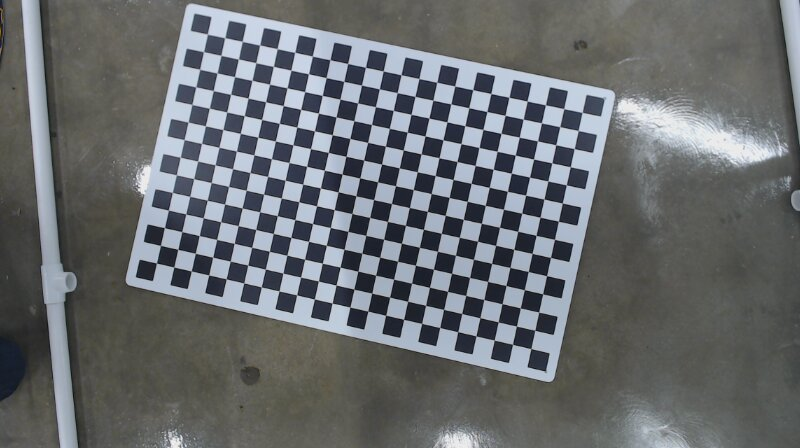
#> input picture calibration_images2/2017-12-15-144638.jpg, 800 x 448 px
$ python setup_driver.py
#> lines starting #> are read from the running program, lines starting #| are printed output that depends on the picture; after the words box and inside, x2 and y2 are one past the last pixel; in counts of white or black regions, pixels touching at a corner belong together
### camera_calibration.py
import cv2
import glob
import numpy as np
import os

from config import Config


'''
The purpose of this module is to:
  1. Create the camera matrix:
    | f_x  0  c_x |
    |  0  f_y c_y |
    |  0   0   1  |

    where:
      (f_x, f_y) = focal length
      (c_x, c_y) = optical center
  2. Find the distortion coefficients: (k_1, k_2, p_1, p_2, k_3)

'''

SQUARE_SIZE = .037 #meters
BOARD_HEIGHT = 22 #number of corners
BOARD_WIDTH = 14 #number of corners


# Corner refinement termination criteria
criteria = (cv2.TERM_CRITERIA_EPS + cv2.TERM_CRITERIA_MAX_ITER, 30, 0.001)

def __create_known_chessboard():

    chessboard_size = (BOARD_HEIGHT, BOARD_WIDTH)

    # Creates array of height*width arrays of size 3. Initializes all values to 0
    unit_corners = np.zeros((np.prod(chessboard_size), 3), np.float32)

    # Creates array of height*width arrays of size 3. Values give relative locations of corners on grid
    unit_corners[:, :2] = np.indices(chessboard_size).T.reshape(-1, 2)
    corners = unit_corners * SQUARE_SIZE

    return corners


def calibrate(config):

    object_points = []
    image_points = []

    images = glob.glob('calibration_images2/*.jpg') # List of all filenames ending in .jpg in current directory

    known_corners = __create_known_chessboard()

    count = 0

    for filename in images:
        image = cv2.imread(filename)  # Load image
#> image is the input picture: shape (448, 800, 3); mean B, G, R 111, 108.4, 105
        gray_image = cv2.cvtColor(image,cv2.COLOR_BGR2GRAY) # Covert image to grayscale

        # Find the chess board corners
        is_chessboard_found, corners = cv2.findChessboardCorners(gray_image, (BOARD_HEIGHT, BOARD_WIDTH), None)
#> is_chessboard_found = True; corners = 308 rows, first 8: [207.4, 34.02], [224.8, 37.66], [242.2, 41.38], [259.7, 44.97], [277.2, 48.71], [294.7, 52.22], [312.3, 56.1], [330, 59.61]


        if is_chessboard_found:

            object_points.append(known_corners)

            cv2.cornerSubPix(gray_image, corners, (11,11), (-1,-1), criteria)
            image_points.append(corners)

            #print corners

            cv2.drawChessboardCorners(image, (BOARD_HEIGHT, BOARD_WIDTH), corners, is_chessboard_found)
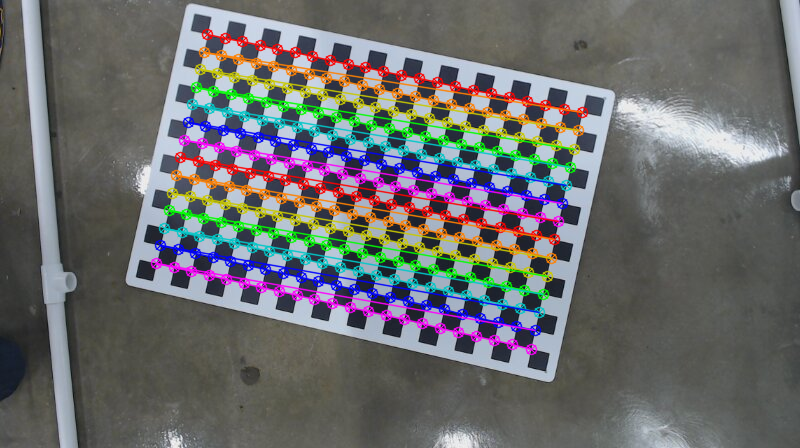
#> image: shape (448, 800, 3); 14.02% of pixels changed, all inside (x1, y1, x2, y2) = (150, 28, 589, 356)

            cv2.imwrite('drawncorners/'+str(count)+'.jpg', image)

            count += 1

            # cv2.imshow('image', image)
            # cv2.waitKey(0)
            # cv2.destroyAllWindows()

        else:
            print "ERROR: did not find chessboard in file " + filename
#> pass 2 of the loop in calibrate, `for filename in images:`:
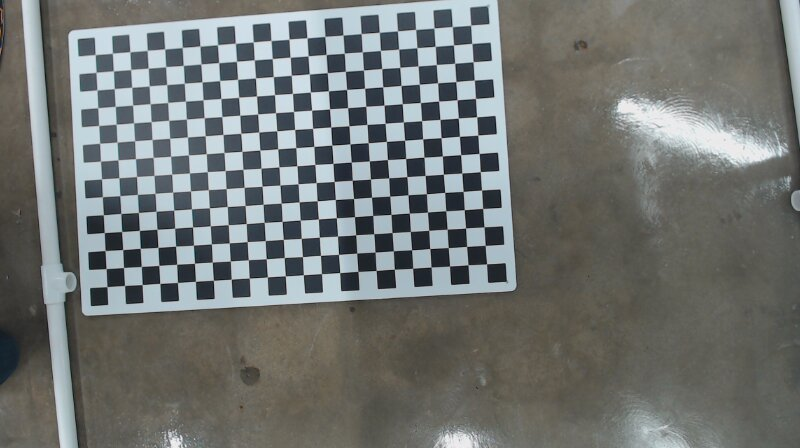
#> input picture calibration_images2/2017-12-15-172429.jpg, 800 x 448 px
#> in calibrate, image is the input picture: shape (448, 800, 3); mean B, G, R 114.7, 116.7, 113.2
#> corners = 308 rows, first 8: [95.21, 54.54], [112.4, 53.07], [129.8, 51.71], [147.2, 50.35], [164.6, 48.9], [182.3, 47.37], [199.9, 45.86], [217.5, 44.75]
#> in calibrate, `cv2.drawChessboardCorners(image, (BOARD_HEIGHT, BOARD_WIDTH), corners,..`:
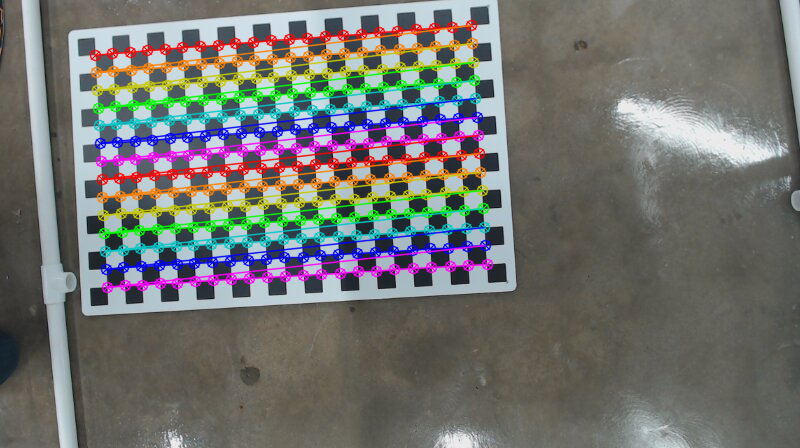
#> image: shape (448, 800, 3); 14.09% of pixels changed, all inside (x1, y1, x2, y2) = (89, 19, 494, 294)
#> pass 3 of the loop in calibrate, `for filename in images:`:
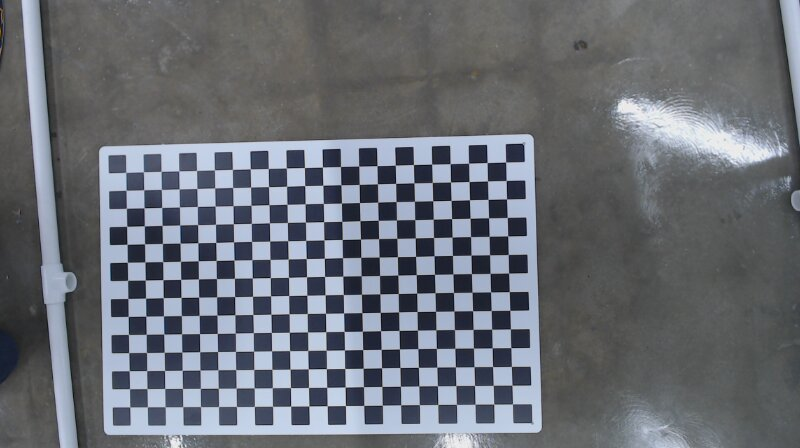
#> input picture calibration_images2/2017-12-15-172441.jpg, 800 x 448 px
#> in calibrate, image is the input picture: shape (448, 800, 3); mean B, G, R 116.9, 109.7, 105.7
#> in calibrate, `gray_image = cv2.cvtColor(image,cv2.COLOR_BGR2GRAY)`:
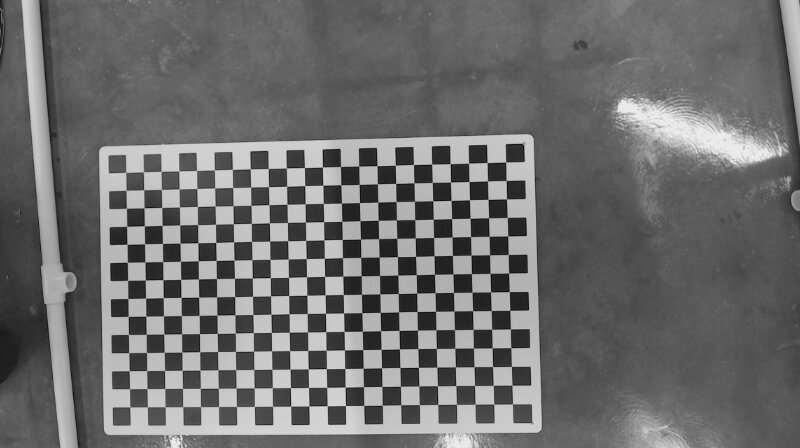
#> gray_image: shape (448, 800); min 2, max 246, mean 109.3
#> corners = 308 rows, first 8: [125.7, 172.4], [143.4, 171.7], [161.1, 171.4], [178.8, 170.9], [196.5, 170.5], [214.4, 169.8], [232.5, 169.5], [250.3, 168.7]
#> in calibrate, `cv2.drawChessboardCorners(image, (BOARD_HEIGHT, BOARD_WIDTH), corners,..`:
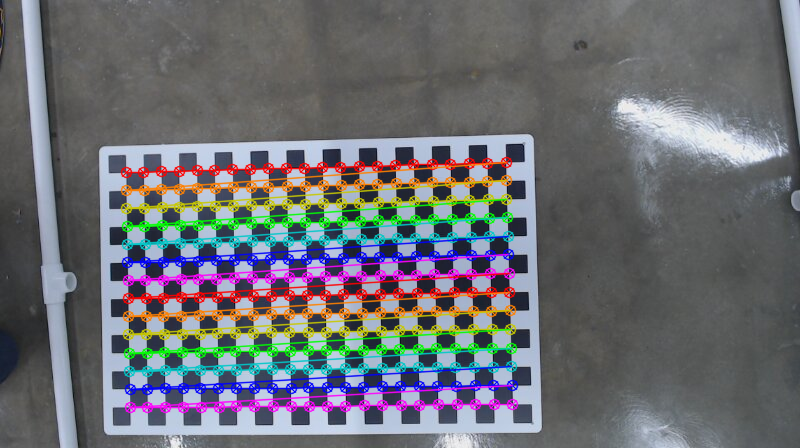
#> image: shape (448, 800, 3); 14.27% of pixels changed, all inside (x1, y1, x2, y2) = (120, 156, 519, 414)

    # Get camera matrix and distortion coefficients
    return_bool, camera_matrix, distortion_coefficients, rotation_vectors, translation_vectors = cv2.calibrateCamera(object_points, image_points, gray_image.shape[::-1],None,None)
#> return_bool = 0.119; camera_matrix = [[427.2, 0, 418.5], [0, 426.6, 199.6], [0, 0, 1]]; distortion_coefficients = [[0.0258, -0.0469, -0.00026, -0.000842, 0.0211]]; rotation_vectors = ([-0.00953, 0.0359, 0.216], [-0.0154, 0.0347, -0.0647], [-0.0138, 0.0357, -0.0246]); translation_vectors = ([-0.433, -0.34, 0.881], [-0.67, -0.301, 0.889], [-0.602, -0.0561, 0.884])

    # Write callibration info to npz file
    np.savez(config.get_calibration_filename() + ".npz", camera_matrix=camera_matrix, distortion_coefficients=distortion_coefficients)

# [3 lines that do not run on import are left out]

### config.py
import ConfigParser

class Config:

	def __init__(self):
		self.config = ConfigParser.ConfigParser()
		self.config.read('properties.ini')

	def get_calibration_filename(self):
#> (the run stopped early here; a loop or call above may not have finished)
